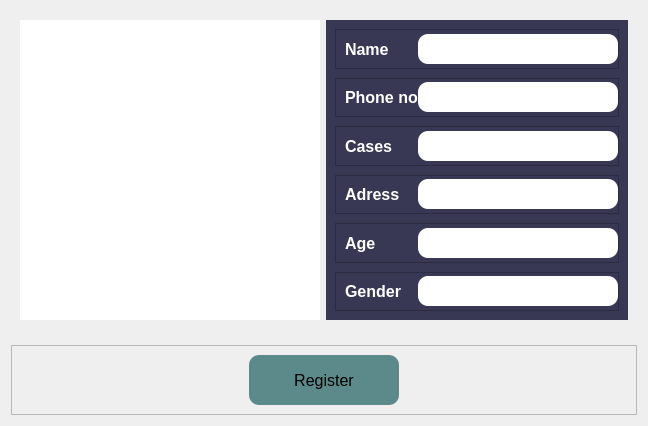
               <widget class="QWidget" name="page">
                <layout class="QVBoxLayout" name="verticalLayout_10">
                 <item>
                  <widget class="QWidget" name="widget_12" native="true">
                   <property name="sizePolicy">
                    <sizepolicy hsizetype="Preferred" vsizetype="Expanding">
                     <horstretch>0</horstretch>
                     <verstretch>0</verstretch>
                    </sizepolicy>
                   </property>
                   <layout class="QGridLayout" name="gridLayout">
                    <item row="0" column="0">
                     <widget class="QLabel" name="label_7">
                      <property name="minimumSize">
                       <size>
                        <width>300</width>
                        <height>300</height>
                       </size>
                      </property>
                      <property name="maximumSize">
                       <size>
                        <width>600</width>
                        <height>16777215</height>
                       </size>
                      </property>
                      <property name="styleSheet">
                       <string notr="true">background-color: rgb(255, 255, 255);</string>
                      </property>
                      <property name="text">
                       <string/>
                      </property>
                      <property name="scaledContents">
                       <bool>true</bool>
                      </property>
                     </widget>
                    </item>
                    <item row="0" column="1">
                     <widget class="QWidget" name="widget_14" native="true">
                      <property name="sizePolicy">
                       <sizepolicy hsizetype="Expanding" vsizetype="Preferred">
                        <horstretch>0</horstretch>
                        <verstretch>0</verstretch>
                       </sizepolicy>
                      </property>
                      <property name="styleSheet">
                       <string notr="true">background-color: rgb(56, 56, 84);</string>
                      </property>
                      <layout class="QVBoxLayout" name="verticalLayout_11">
                       <property name="spacing">
                        <number>9</number>
                       </property>
                       <property name="leftMargin">
                        <number>9</number>
                       </property>
                       <property name="topMargin">
                        <number>9</number>
                       </property>
                       <property name="rightMargin">
                        <number>9</number>
                       </property>
                       <property name="bottomMargin">
                        <number>9</number>
                       </property>
                       <item>
                        <widget class="QFrame" name="frame_17">
                         <property name="frameShape">
                          <enum>QFrame::StyledPanel</enum>
                         </property>
                         <property name="frameShadow">
                          <enum>QFrame::Raised</enum>
                         </property>
                         <layout class="QHBoxLayout" name="horizontalLayout_29">
                          <property name="spacing">
                           <number>0</number>
                          </property>
                          <property name="topMargin">
                           <number>0</number>
                          </property>
                          <property name="rightMargin">
                           <number>0</number>
                          </property>
                          <property name="bottomMargin">
                           <number>0</number>
                          </property>
                          <item alignment="Qt::AlignLeft">
                           <widget class="QLabel" name="label_9">
                            <property name="font">
                             <font>
                              <pointsize>12</pointsize>
                              <weight>75</weight>
                              <bold>true</bold>
                             </font>
                            </property>
                            <property name="styleSheet">
                             <string notr="true">color: rgb(255, 255, 255);</string>
                            </property>
                            <property name="text">
                             <string>Name</string>
                            </property>
                           </widget>
                          </item>
                          <item alignment="Qt::AlignRight">
                           <widget class="QLineEdit" name="lineEdit_11">
                            <property name="minimumSize">
                             <size>
                              <width>200</width>
                              <height>30</height>
                             </size>
                            </property>
                            <property name="styleSheet">
                             <string notr="true">background-color: rgb(255, 255, 255);
border-radius: 10px</string>
                            </property>
                            <property name="alignment">
                             <set>Qt::AlignLeading|Qt::AlignLeft|Qt::AlignVCenter</set>
                            </property>
                            <property name="readOnly">
                             <bool>true</bool>
                            </property>
                           </widget>
                          </item>
                         </layout>
                        </widget>
                       </item>
                       <item>
                        <widget class="QFrame" name="frame_18">
                         <property name="frameShape">
                          <enum>QFrame::StyledPanel</enum>
                         </property>
                         <property name="frameShadow">
                          <enum>QFrame::Raised</enum>
                         </property>
                         <layout class="QHBoxLayout" name="horizontalLayout_33">
                          <property name="spacing">
                           <number>0</number>
                          </property>
                          <property name="topMargin">
                           <number>0</number>
                          </property>
                          <property name="rightMargin">
                           <number>0</number>
                          </property>
                          <property name="bottomMargin">
                           <number>0</number>
                          </property>
                          <item alignment="Qt::AlignLeft">
                           <widget class="QLabel" name="label_20">
                            <property name="font">
                             <font>
                              <pointsize>12</pointsize>
                              <weight>75</weight>
                              <bold>true</bold>
                             </font>
                            </property>
                            <property name="styleSheet">
                             <string notr="true">color: rgb(255, 255, 255);</string>
                            </property>
                            <property name="text">
                             <string>Phone no</string>
                            </property>
                           </widget>
                          </item>
                          <item alignment="Qt::AlignRight">
                           <widget class="QLineEdit" name="lineEdit_17">
                            <property name="minimumSize">
                             <size>
                              <width>200</width>
                              <height>30</height>
                             </size>
                            </property>
                            <property name="styleSheet">
                             <string notr="true">background-color: rgb(255, 255, 255);
border-radius: 10px</string>
                            </property>
                            <property name="readOnly">
                             <bool>true</bool>
                            </property>
                           </widget>
                          </item>
                         </layout>
                        </widget>
                       </item>
                       <item>
                        <widget class="QFrame" name="frame_19">
                         <property name="frameShape">
                          <enum>QFrame::StyledPanel</enum>
                         </property>
                         <property name="frameShadow">
                          <enum>QFrame::Raised</enum>
                         </property>
                         <layout class="QHBoxLayout" name="horizontalLayout_30">
                          <property name="spacing">
                           <number>0</number>
                          </property>
                          <property name="topMargin">
                           <number>0</number>
                          </property>
                          <property name="rightMargin">
                           <number>0</number>
                          </property>
                          <property name="bottomMargin">
                           <number>0</number>
                          </property>
                          <item alignment="Qt::AlignLeft">
                           <widget class="QLabel" name="label_15">
                            <property name="font">
                             <font>
                              <pointsize>12</pointsize>
                              <weight>75</weight>
                              <bold>true</bold>
                             </font>
                            </property>
                            <property name="styleSheet">
                             <string notr="true">color: rgb(255, 255, 255);</string>
                            </property>
                            <property name="text">
                             <string>Cases</string>
                            </property>
                           </widget>
                          </item>
                          <item alignment="Qt::AlignRight">
                           <widget class="QLineEdit" name="lineEdit_16">
                            <property name="minimumSize">
                             <size>
                              <width>200</width>
                              <height>30</height>
                             </size>
                            </property>
                            <property name="styleSheet">
                             <string notr="true">background-color: rgb(255, 255, 255);
border-radius: 10px</string>
                            </property>
                            <property name="readOnly">
                             <bool>true</bool>
                            </property>
                           </widget>
                          </item>
                         </layout>
                        </widget>
                       </item>
                       <item>
                        <widget class="QFrame" name="frame_20">
                         <property name="frameShape">
                          <enum>QFrame::StyledPanel</enum>
                         </property>
                         <property name="frameShadow">
                          <enum>QFrame::Raised</enum>
                         </property>
                         <layout class="QHBoxLayout" name="horizontalLayout_31">
                          <property name="spacing">
                           <number>0</number>
                          </property>
                          <property name="topMargin">
                           <number>0</number>
                          </property>
                          <property name="rightMargin">
                           <number>0</number>
                          </property>
                          <property name="bottomMargin">
                           <number>0</number>
                          </property>
                          <item alignment="Qt::AlignLeft">
                           <widget class="QLabel" name="label_18">
                            <property name="font">
                             <font>
                              <pointsize>12</pointsize>
                              <weight>75</weight>
                              <bold>true</bold>
                             </font>
                            </property>
                            <property name="styleSheet">
                             <string notr="true">color: rgb(255, 255, 255);</string>
                            </property>
                            <property name="text">
                             <string>Adress</string>
                            </property>
                           </widget>
                          </item>
                          <item alignment="Qt::AlignRight">
                           <widget class="QLineEdit" name="lineEdit_14">
                            <property name="minimumSize">
                             <size>
                              <width>200</width>
                              <height>30</height>
                             </size>
                            </property>
                            <property name="styleSheet">
                             <string notr="true">background-color: rgb(255, 255, 255);
border-radius: 10px</string>
                            </property>
                            <property name="readOnly">
                             <bool>true</bool>
                            </property>
                           </widget>
                          </item>
                         </layout>
                        </widget>
                       </item>
                       <item>
                        <widget class="QFrame" name="frame_21">
                         <property name="frameShape">
                          <enum>QFrame::StyledPanel</enum>
                         </property>
                         <property name="frameShadow">
                          <enum>QFrame::Raised</enum>
                         </property>
                         <layout class="QHBoxLayout" name="horizontalLayout_32">
                          <property name="spacing">
                           <number>0</number>
                          </property>
                          <property name="topMargin">
                           <number>0</number>
                          </property>
                          <property name="rightMargin">
                           <number>0</number>
                          </property>
                          <property name="bottomMargin">
                           <number>0</number>
                          </property>
                          <item alignment="Qt::AlignLeft">
                           <widget class="QLabel" name="label_19">
                            <property name="font">
                             <font>
                              <pointsize>12</pointsize>
                              <weight>75</weight>
                              <bold>true</bold>
                             </font>
                            </property>
                            <property name="styleSheet">
                             <string notr="true">color: rgb(255, 255, 255);</string>
                            </property>
                            <property name="text">
                             <string>Age</string>
                            </property>
                           </widget>
                          </item>
                          <item alignment="Qt::AlignRight">
                           <widget class="QLineEdit" name="lineEdit_15">
                            <property name="minimumSize">
                             <size>
                              <width>200</width>
                              <height>30</height>
                             </size>
                            </property>
                            <property name="styleSheet">
                             <string notr="true">background-color: rgb(255, 255, 255);
border-radius: 10px</string>
                            </property>
                            <property name="readOnly">
                             <bool>true</bool>
                            </property>
                           </widget>
                          </item>
                         </layout>
                        </widget>
                       </item>
                       <item>
                        <widget class="QFrame" name="frame_22">
                         <property name="frameShape">
                          <enum>QFrame::StyledPanel</enum>
                         </property>
                         <property name="frameShadow">
                          <enum>QFrame::Raised</enum>
                         </property>
                         <layout class="QHBoxLayout" name="horizontalLayout_34">
                          <property name="spacing">
                           <number>0</number>
                          </property>
                          <property name="topMargin">
                           <number>0</number>
                          </property>
                          <property name="rightMargin">
                           <number>0</number>
                          </property>
                          <property name="bottomMargin">
                           <number>0</number>
                          </property>
                          <item alignment="Qt::AlignLeft">
                           <widget class="QLabel" name="label_21">
                            <property name="font">
                             <font>
                              <pointsize>12</pointsize>
                              <weight>75</weight>
                              <bold>true</bold>
                             </font>
                            </property>
                            <property name="styleSheet">
                             <string notr="true">color: rgb(255, 255, 255);</string>
                            </property>
                            <property name="text">
                             <string>Gender</string>
                            </property>
                           </widget>
                          </item>
                          <item alignment="Qt::AlignRight">
                           <widget class="QLineEdit" name="lineEdit_18">
                            <property name="minimumSize">
                             <size>
                              <width>200</width>
                              <height>30</height>
                             </size>
                            </property>
                            <property name="styleSheet">
                             <string notr="true">background-color: rgb(255, 255, 255);
border-radius: 10px</string>
                            </property>
                            <property name="readOnly">
                             <bool>true</bool>
                            </property>
                           </widget>
                          </item>
                         </layout>
                        </widget>
                       </item>
                      </layout>
                     </widget>
                    </item>
                   </layout>
                  </widget>
                 </item>
                 <item alignment="Qt::AlignBottom">
                  <widget class="QWidget" name="widget_13" native="true">
                   <property name="minimumSize">
                    <size>
                     <width>0</width>
                     <height>80</height>
                    </size>
                   </property>
                   <layout class="QHBoxLayout" name="horizontalLayout_27">
                    <property name="spacing">
                     <number>0</number>
                    </property>
                    <property name="leftMargin">
                     <number>0</number>
                    </property>
                    <property name="topMargin">
                     <number>0</number>
                    </property>
                    <property name="rightMargin">
                     <number>0</number>
                    </property>
                    <property name="bottomMargin">
                     <number>0</number>
                    </property>
                    <item alignment="Qt::AlignBottom">
                     <widget class="QFrame" name="frame_16">
                      <property name="minimumSize">
                       <size>
                        <width>0</width>
                        <height>70</height>
                       </size>
                      </property>
                      <property name="frameShape">
                       <enum>QFrame::StyledPanel</enum>
                      </property>
                      <property name="frameShadow">
                       <enum>QFrame::Raised</enum>
                      </property>
                      <layout class="QHBoxLayout" name="horizontalLayout_28">
                       <property name="spacing">
                        <number>0</number>
                       </property>
                       <property name="leftMargin">
                        <number>0</number>
                       </property>
                       <property name="topMargin">
                        <number>0</number>
                       </property>
                       <property name="rightMargin">
                        <number>0</number>
                       </property>
                       <property name="bottomMargin">
                        <number>0</number>
                       </property>
                       <item alignment="Qt::AlignHCenter">
                        <widget class="QPushButton" name="pushButton_7">
                         <property name="minimumSize">
                          <size>
                           <width>150</width>
                           <height>40</height>
                          </size>
                         </property>
                         <property name="maximumSize">
                          <size>
                           <width>200</width>
                           <height>50</height>
                          </size>
                         </property>
                         <property name="font">
                          <font>
                           <pointsize>12</pointsize>
                          </font>
                         </property>
                         <property name="styleSheet">
                          <string notr="true">QPushButton{
	
	color: rgb(0, 0, 0);
	background-color: rgb(92, 138, 138);
	border-radius: 10px;
}

QPushButton:hover{
background-color: rgb(0, 88, 132);
	
	
}</string>
                         </property>
                         <property name="text">
                          <string>Register</string>
                         </property>
                         <property name="icon">
                          <iconset resource="1/2.qrc">
                           <normaloff>:/icon2/icon_white/database.svg</normaloff>:/icon2/icon_white/database.svg</iconset>
                         </property>
                         <property name="iconSize">
                          <size>
                           <width>20</width>
                           <height>20</height>
                          </size>
                         </property>
                        </widget>
                       </item>
                      </layout>
                     </widget>
                    </item>
                   </layout>
                  </widget>
                 </item>
                </layout>
               </widget>
